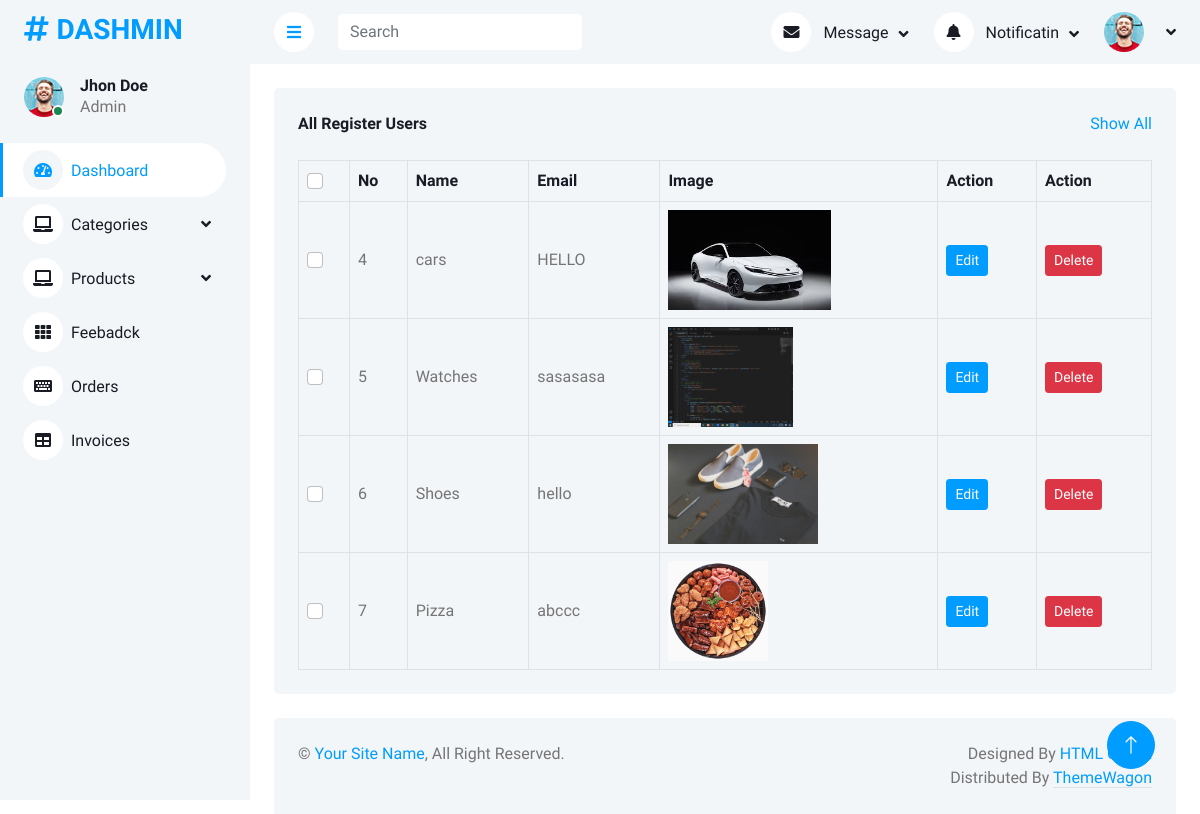
The page /adminPanel/viewCategory.php on the database its author committed.
### tables this page shows
CREATE TABLE `categories` (
  `id` int(11) NOT NULL,
  `name` varchar(20) NOT NULL,
  `des` varchar(200) NOT NULL,
  `image` varchar(200) NOT NULL
);

### adminPanel/viewCategory.php (the view)
<?php
include("query.php");
include("header.php")
?>
<div class="container-fluid pt-4 px-4">
                <div class="bg-light text-center rounded p-4">
                    <div class="d-flex align-items-center justify-content-between mb-4">
                        <h6 class="mb-0">All Register Users</h6>
                        <a href="">Show All</a>
                    </div>
                    <div class="table-responsive">
                        <table class="table text-start align-middle table-bordered table-hover mb-0">
                            <thead>
                                <tr class="text-dark">
                                    <th scope="col"><input class="form-check-input" type="checkbox"></th>
                                    <th scope="col">No</th>
                                    <th scope="col">Name</th>
                                    <th scope="col">Email</th>
                                    <th scope="col">Image</th>
                                    <th scope="col">Action</th>
                                    <th scope="col">Action</th>
                                </tr>
                            </thead>
                            <tbody>
                                  <?php
                                        $query = $pdo->query("select * from categories");
                                        $allCategories = $query->fetchAll(PDO::FETCH_ASSOC);
                 foreach($allCategories as $cat){
                                  ?>
                                <tr>
                                    <td><input class="form-check-input" type="checkbox"></td>
                                    <td><?php echo $cat['id']?></td>
                                    <td><?php echo $cat['name']?></td>
                                    <td><?php echo $cat['des']?></td>
                                    <td><img height="100px" src="img/<?php echo $cat['image']?>" alt=""></td>
                                    <td><a class="btn btn-sm btn-primary" href="editCategory.php?id=<?php echo $cat['id']?>">Edit</a></td>
                                    <td><a class="btn btn-sm btn-danger" href="?cId=<?php echo  $cat['id']?>">Delete</a></td>
                                </tr>
                                <?php
                                        }
                                        ?>
                            </tbody>
                        </table>
                    </div>
                </div>
            </div>
<?php
include("footer.php")
?>

### adminPanel/css/style.css (style rules this page uses)
:root { --primary: #009CFF; --light: #F3F6F9; --dark: #191C24; }
.btn { transition: .5s; }
.btn.btn-primary { color: #FFFFFF; }

### rows shown on the page
categories: id "4", name "cars", des "HELLO", image (picture)
categories: id "5", name "Watches", des "sasasasa", image (picture)
categories: id "6", name "Shoes", des "hello", image (picture)
categories: id "7", name "Pizza", des "abccc", image (picture)
